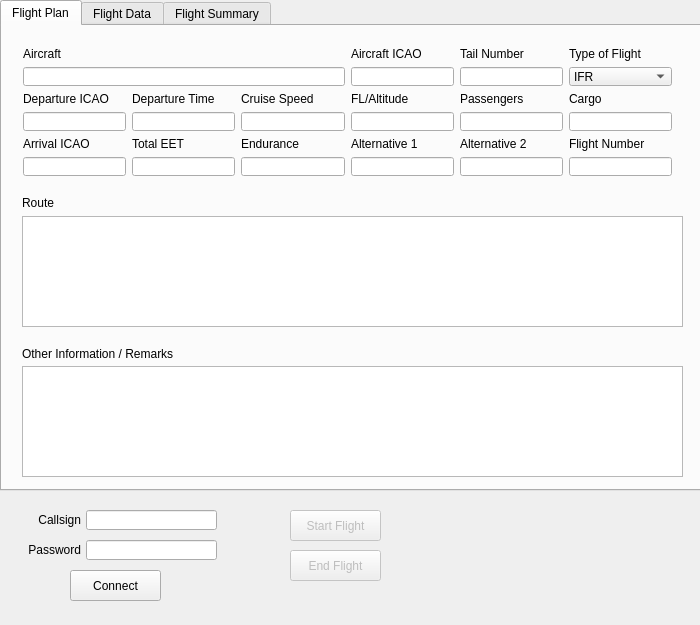
<?xml version="1.0" encoding="UTF-8"?>
<ui version="4.0">
 <class>MainWindow</class>
 <widget class="QMainWindow" name="MainWindow">
  <property name="geometry">
   <rect>
    <x>0</x>
    <y>0</y>
    <width>700</width>
    <height>625</height>
   </rect>
  </property>
  <property name="sizePolicy">
   <sizepolicy hsizetype="Fixed" vsizetype="Fixed">
    <horstretch>0</horstretch>
    <verstretch>0</verstretch>
   </sizepolicy>
  </property>
  <property name="windowTitle">
   <string>OAACARS</string>
  </property>
  <widget class="QWidget" name="centralWidget">
   <widget class="QTabWidget" name="tabWidget">
    <property name="geometry">
     <rect>
      <x>0</x>
      <y>0</y>
      <width>701</width>
      <height>491</height>
     </rect>
    </property>
    <property name="currentIndex">
     <number>0</number>
    </property>
    <widget class="QWidget" name="planTab">
     <attribute name="title">
      <string>Flight Plan</string>
     </attribute>
     <widget class="QWidget" name="gridLayoutWidget_2">
      <property name="geometry">
       <rect>
        <x>10</x>
        <y>10</y>
        <width>671</width>
        <height>151</height>
       </rect>
      </property>
      <layout class="QGridLayout" name="gridLayout_2">
       <item row="3" column="2">
        <widget class="QLineEdit" name="cruiseSpeed"/>
       </item>
       <item row="0" column="4">
        <widget class="QLabel" name="label_19">
         <property name="text">
          <string>Tail Number</string>
         </property>
        </widget>
       </item>
       <item row="0" column="5">
        <widget class="QLabel" name="label_20">
         <property name="text">
          <string>Type of Flight</string>
         </property>
        </widget>
       </item>
       <item row="1" column="4">
        <widget class="QLineEdit" name="tailNumber"/>
       </item>
       <item row="1" column="5">
        <widget class="QComboBox" name="flightType">
         <item>
          <property name="text">
           <string>IFR</string>
          </property>
         </item>
         <item>
          <property name="text">
           <string>VFR</string>
          </property>
         </item>
        </widget>
       </item>
       <item row="3" column="4">
        <widget class="QLineEdit" name="pax"/>
       </item>
       <item row="3" column="3">
        <widget class="QLineEdit" name="cruiseAlt"/>
       </item>
       <item row="3" column="5">
        <widget class="QLineEdit" name="cargo"/>
       </item>
       <item row="4" column="0">
        <widget class="QLabel" name="label_25">
         <property name="text">
          <string>Arrival ICAO</string>
         </property>
        </widget>
       </item>
       <item row="4" column="1">
        <widget class="QLabel" name="label_28">
         <property name="text">
          <string>Total EET</string>
         </property>
        </widget>
       </item>
       <item row="4" column="3">
        <widget class="QLabel" name="label_30">
         <property name="text">
          <string>Alternative 1</string>
         </property>
        </widget>
       </item>
       <item row="4" column="2">
        <widget class="QLabel" name="label_29">
         <property name="text">
          <string>Endurance</string>
         </property>
        </widget>
       </item>
       <item row="4" column="5">
        <widget class="QLabel" name="label_32">
         <property name="text">
          <string>Flight Number</string>
         </property>
        </widget>
       </item>
       <item row="4" column="4">
        <widget class="QLabel" name="label_31">
         <property name="text">
          <string>Alternative 2</string>
         </property>
        </widget>
       </item>
       <item row="1" column="0" colspan="3">
        <widget class="QLineEdit" name="aircraft">
         <property name="sizePolicy">
          <sizepolicy hsizetype="Expanding" vsizetype="Fixed">
           <horstretch>0</horstretch>
           <verstretch>0</verstretch>
          </sizepolicy>
         </property>
        </widget>
       </item>
       <item row="2" column="2">
        <widget class="QLabel" name="label_23">
         <property name="text">
          <string>Cruise Speed</string>
         </property>
        </widget>
       </item>
       <item row="2" column="1">
        <widget class="QLabel" name="label_22">
         <property name="text">
          <string>Departure Time</string>
         </property>
        </widget>
       </item>
       <item row="2" column="3">
        <widget class="QLabel" name="label_24">
         <property name="text">
          <string>FL/Altitude</string>
         </property>
        </widget>
       </item>
       <item row="2" column="4">
        <widget class="QLabel" name="label_26">
         <property name="text">
          <string>Passengers</string>
         </property>
        </widget>
       </item>
       <item row="3" column="1">
        <widget class="QLineEdit" name="depTime"/>
       </item>
       <item row="2" column="5">
        <widget class="QLabel" name="label_27">
         <property name="text">
          <string>Cargo</string>
         </property>
        </widget>
       </item>
       <item row="2" column="0">
        <widget class="QLabel" name="label_21">
         <property name="text">
          <string>Departure ICAO</string>
         </property>
        </widget>
       </item>
       <item row="3" column="0">
        <widget class="QLineEdit" name="depIcao"/>
       </item>
       <item row="0" column="3">
        <widget class="QLabel" name="label_18">
         <property name="text">
          <string>Aircraft ICAO</string>
         </property>
        </widget>
       </item>
       <item row="1" column="3">
        <widget class="QLineEdit" name="acIcao"/>
       </item>
       <item row="0" column="0">
        <widget class="QLabel" name="label_17">
         <property name="text">
          <string>Aircraft</string>
         </property>
        </widget>
       </item>
       <item row="5" column="0">
        <widget class="QLineEdit" name="arrIcao"/>
       </item>
       <item row="5" column="1">
        <widget class="QLineEdit" name="eet"/>
       </item>
       <item row="5" column="2">
        <widget class="QLineEdit" name="endurance"/>
       </item>
       <item row="5" column="3">
        <widget class="QLineEdit" name="alt1"/>
       </item>
       <item row="5" column="4">
        <widget class="QLineEdit" name="alt2"/>
       </item>
       <item row="5" column="5">
        <widget class="QLineEdit" name="flightNo"/>
       </item>
      </layout>
     </widget>
     <widget class="QLabel" name="label_33">
      <property name="geometry">
       <rect>
        <x>20</x>
        <y>170</y>
        <width>47</width>
        <height>13</height>
       </rect>
      </property>
      <property name="text">
       <string>Route</string>
      </property>
     </widget>
     <widget class="QPlainTextEdit" name="route">
      <property name="geometry">
       <rect>
        <x>20</x>
        <y>190</y>
        <width>661</width>
        <height>111</height>
       </rect>
      </property>
     </widget>
     <widget class="QLabel" name="label_34">
      <property name="geometry">
       <rect>
        <x>20</x>
        <y>320</y>
        <width>211</width>
        <height>16</height>
       </rect>
      </property>
      <property name="text">
       <string>Other Information / Remarks</string>
      </property>
     </widget>
     <widget class="QPlainTextEdit" name="remarks">
      <property name="geometry">
       <rect>
        <x>20</x>
        <y>340</y>
        <width>661</width>
        <height>111</height>
       </rect>
      </property>
     </widget>
    </widget>
    <widget class="QWidget" name="dataTab">
     <attribute name="title">
      <string>Flight Data</string>
     </attribute>
     <widget class="QWidget" name="verticalLayoutWidget">
      <property name="geometry">
       <rect>
        <x>10</x>
        <y>10</y>
        <width>671</width>
        <height>441</height>
       </rect>
      </property>
      <layout class="QVBoxLayout" name="verticalLayout">
       <item>
        <layout class="QGridLayout" name="gridLayout">
         <property name="sizeConstraint">
          <enum>QLayout::SetDefaultConstraint</enum>
         </property>
         <item row="2" column="0">
          <widget class="QLabel" name="label_3">
           <property name="text">
            <string>Altitude</string>
           </property>
           <property name="alignment">
            <set>Qt::AlignRight|Qt::AlignTrailing|Qt::AlignVCenter</set>
           </property>
          </widget>
         </item>
         <item row="0" column="0">
          <widget class="QLabel" name="label">
           <property name="text">
            <string>IAS</string>
           </property>
           <property name="alignment">
            <set>Qt::AlignRight|Qt::AlignTrailing|Qt::AlignVCenter</set>
           </property>
          </widget>
         </item>
         <item row="3" column="0">
          <widget class="QLabel" name="label_2">
           <property name="text">
            <string>VS</string>
           </property>
           <property name="alignment">
            <set>Qt::AlignRight|Qt::AlignTrailing|Qt::AlignVCenter</set>
           </property>
          </widget>
         </item>
         <item row="4" column="0">
          <widget class="QLabel" name="label_4">
           <property name="text">
            <string>FOB</string>
           </property>
           <property name="alignment">
            <set>Qt::AlignRight|Qt::AlignTrailing|Qt::AlignVCenter</set>
           </property>
          </widget>
         </item>
         <item row="0" column="2">
          <widget class="QLabel" name="label_5">
           <property name="sizePolicy">
            <sizepolicy hsizetype="Preferred" vsizetype="Fixed">
             <horstretch>0</horstretch>
             <verstretch>0</verstretch>
            </sizepolicy>
           </property>
           <property name="text">
            <string>GS</string>
           </property>
           <property name="alignment">
            <set>Qt::AlignRight|Qt::AlignTrailing|Qt::AlignVCenter</set>
           </property>
          </widget>
         </item>
         <item row="2" column="2">
          <widget class="QLabel" name="label_6">
           <property name="sizePolicy">
            <sizepolicy hsizetype="Preferred" vsizetype="Fixed">
             <horstretch>0</horstretch>
             <verstretch>0</verstretch>
            </sizepolicy>
           </property>
           <property name="text">
            <string>Latitude</string>
           </property>
           <property name="alignment">
            <set>Qt::AlignRight|Qt::AlignTrailing|Qt::AlignVCenter</set>
           </property>
          </widget>
         </item>
         <item row="3" column="2">
          <widget class="QLabel" name="label_7">
           <property name="sizePolicy">
            <sizepolicy hsizetype="Preferred" vsizetype="Fixed">
             <horstretch>0</horstretch>
             <verstretch>0</verstretch>
            </sizepolicy>
           </property>
           <property name="text">
            <string>Longitude</string>
           </property>
           <property name="alignment">
            <set>Qt::AlignRight|Qt::AlignTrailing|Qt::AlignVCenter</set>
           </property>
          </widget>
         </item>
         <item row="4" column="2">
          <widget class="QLabel" name="label_8">
           <property name="sizePolicy">
            <sizepolicy hsizetype="Preferred" vsizetype="Fixed">
             <horstretch>0</horstretch>
             <verstretch>0</verstretch>
            </sizepolicy>
           </property>
           <property name="text">
            <string>Fuel Used</string>
           </property>
           <property name="alignment">
            <set>Qt::AlignRight|Qt::AlignTrailing|Qt::AlignVCenter</set>
           </property>
          </widget>
         </item>
         <item row="0" column="4">
          <widget class="QLabel" name="label_9">
           <property name="sizePolicy">
            <sizepolicy hsizetype="Preferred" vsizetype="Fixed">
             <horstretch>0</horstretch>
             <verstretch>0</verstretch>
            </sizepolicy>
           </property>
           <property name="text">
            <string>NM To Arrival</string>
           </property>
           <property name="alignment">
            <set>Qt::AlignRight|Qt::AlignTrailing|Qt::AlignVCenter</set>
           </property>
          </widget>
         </item>
         <item row="4" column="4">
          <widget class="QLabel" name="label_12">
           <property name="sizePolicy">
            <sizepolicy hsizetype="Preferred" vsizetype="Fixed">
             <horstretch>0</horstretch>
             <verstretch>0</verstretch>
            </sizepolicy>
           </property>
           <property name="text">
            <string>ZFW</string>
           </property>
           <property name="alignment">
            <set>Qt::AlignRight|Qt::AlignTrailing|Qt::AlignVCenter</set>
           </property>
          </widget>
         </item>
         <item row="3" column="4">
          <widget class="QLabel" name="label_11">
           <property name="sizePolicy">
            <sizepolicy hsizetype="Preferred" vsizetype="Fixed">
             <horstretch>0</horstretch>
             <verstretch>0</verstretch>
            </sizepolicy>
           </property>
           <property name="text">
            <string>Flaps</string>
           </property>
           <property name="alignment">
            <set>Qt::AlignRight|Qt::AlignTrailing|Qt::AlignVCenter</set>
           </property>
          </widget>
         </item>
         <item row="2" column="4">
          <widget class="QLabel" name="label_10">
           <property name="sizePolicy">
            <sizepolicy hsizetype="Preferred" vsizetype="Fixed">
             <horstretch>0</horstretch>
             <verstretch>0</verstretch>
            </sizepolicy>
           </property>
           <property name="text">
            <string>Completed %</string>
           </property>
           <property name="alignment">
            <set>Qt::AlignRight|Qt::AlignTrailing|Qt::AlignVCenter</set>
           </property>
          </widget>
         </item>
         <item row="0" column="1">
          <widget class="QLineEdit" name="ias"/>
         </item>
         <item row="0" column="3">
          <widget class="QLineEdit" name="gs"/>
         </item>
         <item row="0" column="5">
          <widget class="QLineEdit" name="distLeft"/>
         </item>
         <item row="2" column="1">
          <widget class="QLineEdit" name="altitude"/>
         </item>
         <item row="2" column="3">
          <widget class="QLineEdit" name="lat"/>
         </item>
         <item row="2" column="5">
          <widget class="QProgressBar" name="completed">
           <property name="value">
            <number>0</number>
           </property>
          </widget>
         </item>
         <item row="3" column="1">
          <widget class="QLineEdit" name="vs"/>
         </item>
         <item row="3" column="3">
          <widget class="QLineEdit" name="lon"/>
         </item>
         <item row="3" column="5">
          <widget class="QLineEdit" name="flaps"/>
         </item>
         <item row="4" column="1">
          <widget class="QLineEdit" name="fob"/>
         </item>
         <item row="4" column="3">
          <widget class="QLineEdit" name="fu"/>
         </item>
         <item row="4" column="5">
          <widget class="QLineEdit" name="zfw"/>
         </item>
        </layout>
       </item>
       <item>
        <widget class="QLabel" name="label_13">
         <property name="text">
          <string>Flight Events</string>
         </property>
        </widget>
       </item>
       <item>
        <widget class="QTextEdit" name="flightEvents">
         <property name="verticalScrollBarPolicy">
          <enum>Qt::ScrollBarAlwaysOn</enum>
         </property>
         <property name="readOnly">
          <bool>true</bool>
         </property>
        </widget>
       </item>
       <item>
        <widget class="QLabel" name="label_14">
         <property name="text">
          <string>Critical Events</string>
         </property>
        </widget>
       </item>
       <item>
        <widget class="QTextEdit" name="critEvents">
         <property name="verticalScrollBarPolicy">
          <enum>Qt::ScrollBarAlwaysOn</enum>
         </property>
         <property name="readOnly">
          <bool>true</bool>
         </property>
        </widget>
       </item>
      </layout>
     </widget>
    </widget>
    <widget class="QWidget" name="summaryTab">
     <attribute name="title">
      <string>Flight Summary</string>
     </attribute>
    </widget>
   </widget>
   <widget class="QLabel" name="label_15">
    <property name="geometry">
     <rect>
      <x>10</x>
      <y>510</y>
      <width>71</width>
      <height>20</height>
     </rect>
    </property>
    <property name="text">
     <string>Callsign</string>
    </property>
    <property name="alignment">
     <set>Qt::AlignRight|Qt::AlignTrailing|Qt::AlignVCenter</set>
    </property>
   </widget>
   <widget class="QLabel" name="label_16">
    <property name="geometry">
     <rect>
      <x>10</x>
      <y>540</y>
      <width>71</width>
      <height>20</height>
     </rect>
    </property>
    <property name="text">
     <string>Password</string>
    </property>
    <property name="alignment">
     <set>Qt::AlignRight|Qt::AlignTrailing|Qt::AlignVCenter</set>
    </property>
   </widget>
   <widget class="QLineEdit" name="callsign">
    <property name="geometry">
     <rect>
      <x>86</x>
      <y>510</y>
      <width>131</width>
      <height>20</height>
     </rect>
    </property>
   </widget>
   <widget class="QLineEdit" name="password">
    <property name="geometry">
     <rect>
      <x>86</x>
      <y>540</y>
      <width>131</width>
      <height>20</height>
     </rect>
    </property>
   </widget>
   <widget class="QPushButton" name="connectButton">
    <property name="geometry">
     <rect>
      <x>70</x>
      <y>570</y>
      <width>91</width>
      <height>31</height>
     </rect>
    </property>
    <property name="text">
     <string>Connect</string>
    </property>
   </widget>
   <widget class="QPushButton" name="startButton">
    <property name="enabled">
     <bool>false</bool>
    </property>
    <property name="geometry">
     <rect>
      <x>290</x>
      <y>510</y>
      <width>91</width>
      <height>31</height>
     </rect>
    </property>
    <property name="text">
     <string>Start Flight</string>
    </property>
   </widget>
   <widget class="QPushButton" name="endButton">
    <property name="enabled">
     <bool>false</bool>
    </property>
    <property name="geometry">
     <rect>
      <x>290</x>
      <y>550</y>
      <width>91</width>
      <height>31</height>
     </rect>
    </property>
    <property name="text">
     <string>End Flight</string>
    </property>
   </widget>
  </widget>
  <widget class="QStatusBar" name="statusBar">
   <property name="sizeGripEnabled">
    <bool>false</bool>
   </property>
  </widget>
 </widget>
 <layoutdefault spacing="6" margin="11"/>
 <resources/>
 <connections/>
</ui>
